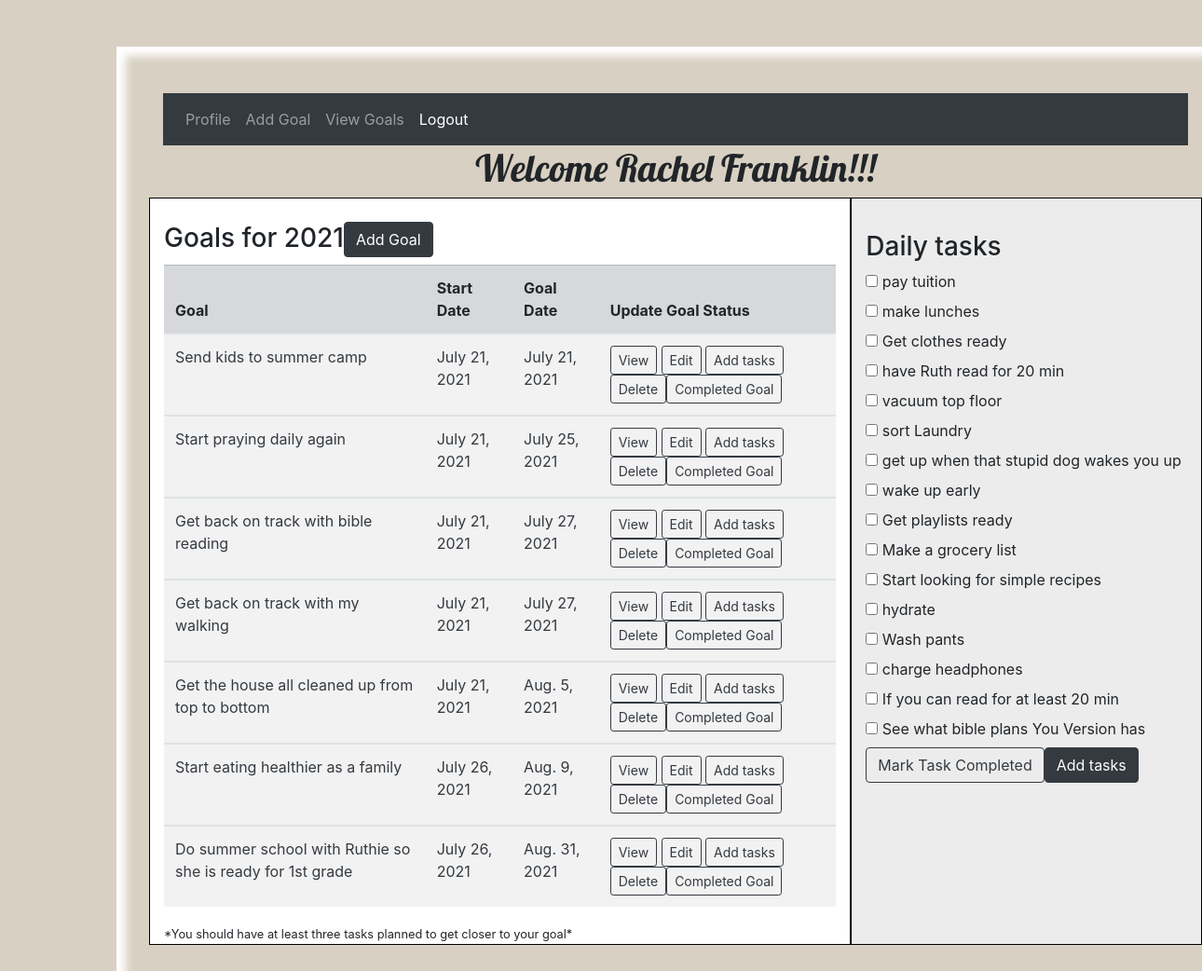
The app's page /homepage (signed in), older data.
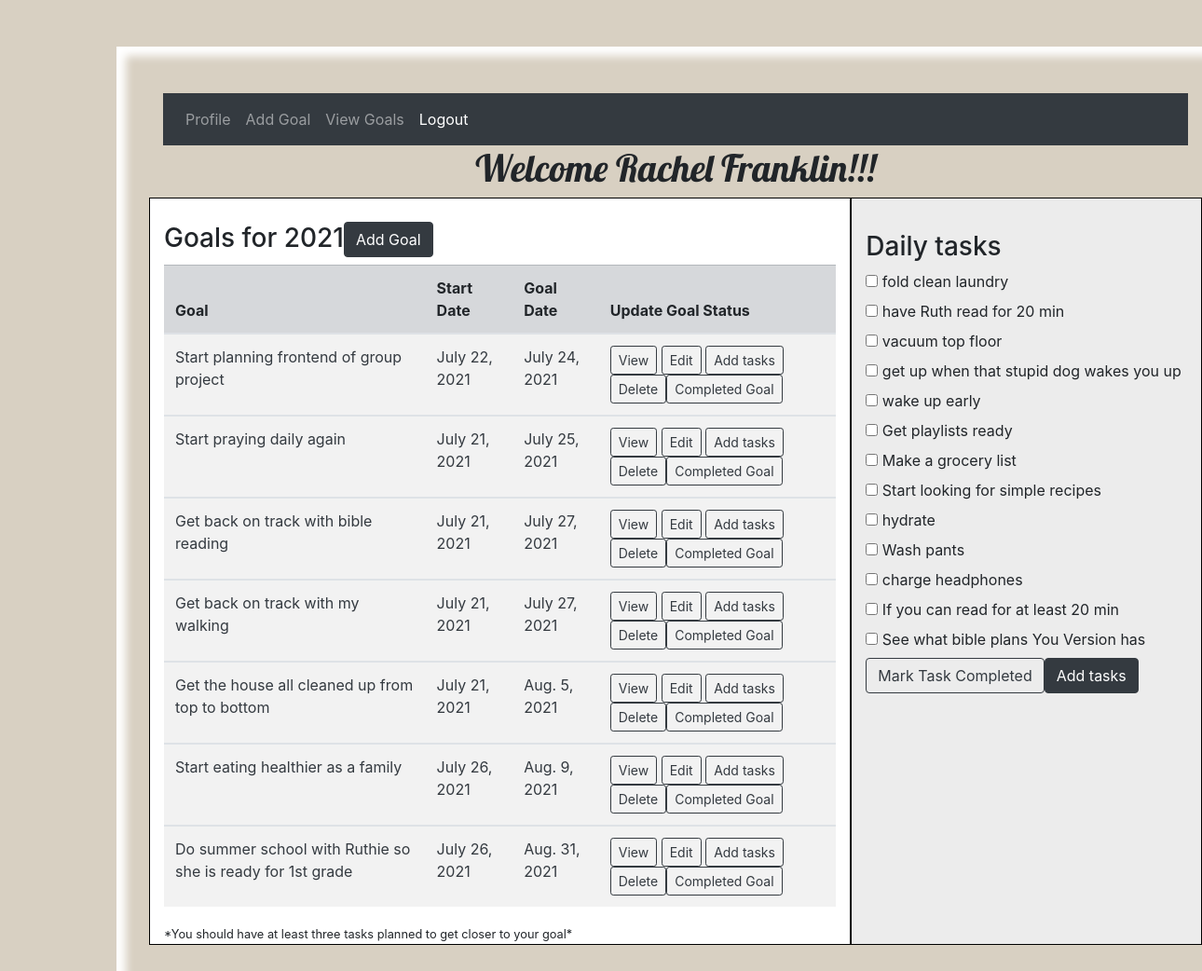
The same page, newer data.
### goal_app/models.py (models this page shows, shortened)
class Goal(models.Model):
    goal = models.CharField(max_length=255)
    desc= models.CharField(max_length=255)
    short_term= models.CharField(max_length=255)
    start_date=models.DateField(auto_now=False,default='null')
    target_date=models.DateField(auto_now=False, default='null')
    tasks = models.ManyToManyField(User, related_name="tasks_for_goal")
    added_by = models.ForeignKey(User, related_name="users_goal",on_delete=models.CASCADE,null= True)
    completed_goal= models.BooleanField(default=False, null=True )
    completed_goal_date=models.DateField(default=None, null=True)
    created_at = models.DateTimeField(auto_now_add=True)
    updated_at = models.DateTimeField(auto_now=True)
    objects= GoalManager()

class Task(models.Model):
    task=models.CharField(max_length=100)
    goal_setter=models.ForeignKey(User, related_name="made_goal", on_delete=models.CASCADE,null= True)
    added_to_goal = models.ForeignKey(Goal, related_name="task_for_goal", on_delete=models.CASCADE,null= True)
    completed_task= models.BooleanField(default=False, null=True )
    completed_task_date=DateField(default=None,null=True)
    created_at = models.DateTimeField(auto_now_add=True)
    updated_at = models.DateTimeField(auto_now=True)
    objects=TaskManager()

### goal_app/views.py (the view, shortened to what this page needs)
# urls.py: 2. Add a URL to urlpatterns:  path('', views.home, name='home')
def home(request):
    if 'user_id' not in request.session:
        return redirect('/')
    user_id = request.session['user_id']
    if Goal.objects.filter(added_by__id=user_id).exists():
        allgoals = Goal.objects.filter(added_by__id=user_id,completed_goal=False).order_by('target_date')
    else:
        allgoals = None
    if Task.objects.filter(goal_setter__id = user_id).exists():
        alltasks = Task.objects.filter(goal_setter__id = user_id,completed_task=False).order_by('-updated_at')
    else:
        alltasks = None
    context = {
        'current_user': User.objects.get(id=user_id),
        'goals': allgoals,
        'tasks': alltasks,
    }
    return render(request, 'home.html', context)

### goal_app/templates/home.html (shortened to what the changed rows need)
{% load bootstrap4 %}
<!DOCTYPE html>
<html lang="en">
<head>
    <link rel="stylesheet" href="https://stackpath.bootstrapcdn.com/bootstrap/4.4.1/css/bootstrap.min.css"
>
    {% load static %}
    <link rel="stylesheet" href="{% static 'css/style.css' %}">
</head>
<body>
    <div class='container'>
        <div class="container-fluid ">
            <div>
                <h1 id="title" class="text-center">Welcome {{current_user.first_name}} {{current_user.last_name}}!!!</h1>
            </div>
                <div class='row'>
                    <div id='task-box'class="col-8">
                            <table class=" table table-striped  table-responsive table-hover">
                                <thead>
                                    <tr class="table-secondary">
                                        <th scope="col">Goal</th>
                                        <th scope="col">Start Date</th>
                                        <th scope="col">Goal Date</th>
                                        <th scope="col">Update Goal Status</th>
                                    </tr>
                                </thead>
                                <tbody>
                                    {% for goal in goals %}
                                    <tr >{% if current_user.id == goal.added_by.id %}
                                        <td class="text-dark" scope="row">{{ goal.goal }} </td>
                                        <td class="text-dark" scope="row">{{ goal.start_date }}</td>
                                        <td class="text-dark" scope="row">{{ goal.target_date }} </td>
                                        <td class="text-dark" scope="row"><a href="/viewgoals" class="btn btn-outline-dark btn-sm"
                                                aria-current="page">View</a> <a href="/{{goal.id}}/editgoal"
                                                class=" btn-sm btn btn-outline-dark" >Edit</a> <a href="{{goal.id}}/addtasks"
                                                class="btn btn-outline-dark btn-sm ">Add tasks</a><a href="{{goal.id}}/delete"
                                                class="btn btn-outline-dark btn-sm ">Delete</a><a class="btn btn-outline-dark btn-sm" href="{{goal.id}}/goal_completed">Completed Goal</a>
                                            </td>
                                    </tr>
                                </tbody>
                                {% endif %}
                                {% endfor %}
                            </table>
                    </div>
                    <div id="daily-tasks" class="col-4 ">
                        <div >
                            <form action="/homepage" method="POST">{% for task in tasks %}
                            <div>
                                <label>
                                    <input type="checkbox" name="c{{task.id}}" id="c{{task.id}}" autocomplete="off"
                                        value="clicked">                                             {{task.task}}
                                    </label>
                                {% endfor %}
                            </div>
                            <button type="submit" class="btn btn-outline-dark">Mark Task Completed</button><a href="{{goal.id}}/addtasks"class="btn btn-dark ">Add tasks</a>
                            </form>
                        </div>
                    </div>
                </div>
            </div>
    </div>
</body>
</html>

Row changes from the older to the newer data that the page shows:
no longer on this page (row edited): Goal: goal "Send kids to summer camp", start_date "July 21, 2021", target_date "July 21, 2021"
no longer on this page (row edited): Task: task "pay tuition"
no longer on this page (row edited): Task: task "make lunches"
no longer on this page (row edited): Task: task "Get clothes ready"
no longer on this page (row edited): Task: task "sort Laundry"
added Goal: goal "Start planning frontend of group project", start_date "July 22, 2021", target_date "July 24, 2021"
added Task: task "fold clean laundry"
